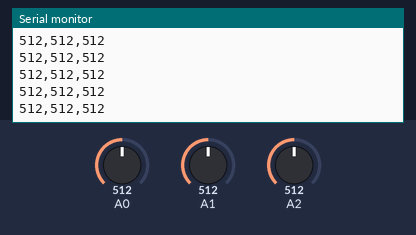
Recording of a sketch running on a simulated Arduino Uno, built with avr-gcc and run on an emulated ATmega328P. Parts: the last lines printed to the serial monitor. The inputs (shaded band) are chosen by the test bench; at power-on: A2 = 512, A0 = 512, A1 = 512.

Above: at 8.7 s.
8.8 s: A2 set to 107
At 8.88 s:
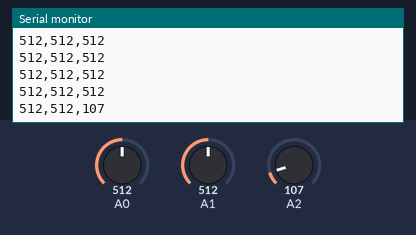
11.8 s: A2 set to 89
At 11.8 s:
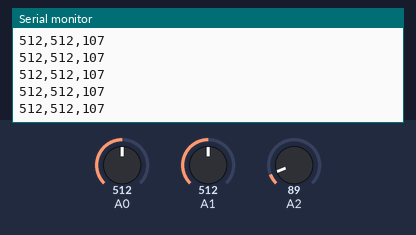
Timing chart, 0 to 14.3 s (numbered marks = the images above; inputs shaded):
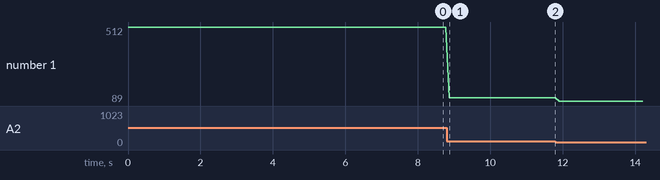

Measured:
- after the input at 8.8 s, the serial monitor: prints a new line after 0.07 s (image 1)
- plotted number 1: 512 → 107 after the input at 8.8 s, 107 → 89 after the input at 11.8 s

The sketch:

accelerometerTest.ino
```cpp
void setup(){
  //シリアル通信開始
  Serial.begin(9600);
}

void loop(){
  //３つの値をアナログ入力で読み込む
  int x=analogRead(0);
  int y=analogRead(1);
  int z=analogRead(2);

  //Xの値を出力（十進数）
  Serial.print(x,DEC);
  //値と値の間に区切りを入れる
  Serial.print(",");
  //Yの値を出力
  Serial.print(y,DEC);
  //値と値の間に区切りを入れる
  Serial.print(",");
  //Zの値を出力し改行する
  Serial.println(z,DEC);
  delay(100);
  }
```
